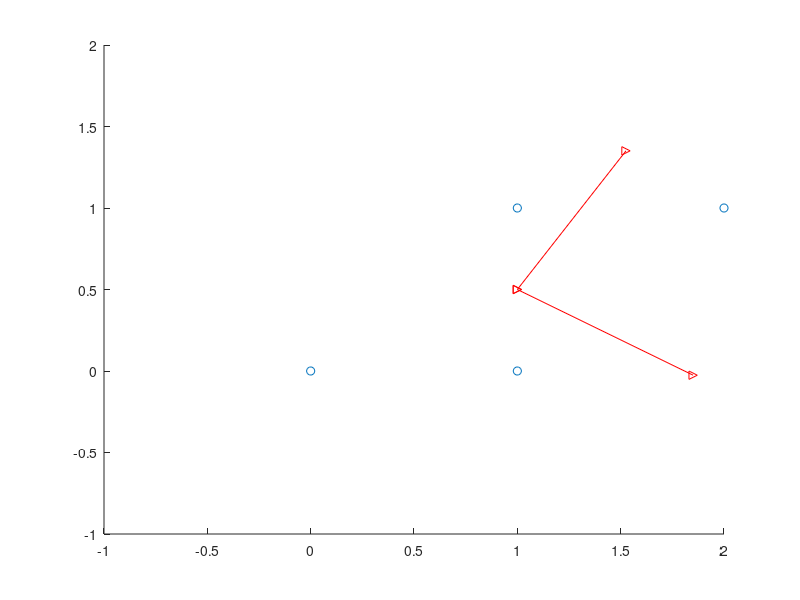

Write the MATLAB code that produced this figure.

% lozenge
m = [0, 0,
     1, 0,
     1, 1,
     2, 1]

cla, hold on
plot(m(:,1), m(:,2), 'o')
xlim([-1, 2])
ylim([-1, 2])

[p,score,latent,tsquared,explained,mu] = pca(m)
% m is data X(M, N)
% p are loadings V, score is T = X transformed into pca space, latent is S diagonal
% X = U S Vt
% T = X V = U S Vt V = U S
% https://en.wikipedia.org/wiki/Principal_component_analysis#Singular_value_decomposition

% draw loadings as vectors (from mu)
for i = 1:2,
    plot(mu(1) + [0, p(i, 1)], mu(2) + [0, p(i, 2)], 'r->')
end

% compare to centered svd: V = loadings p, latent lambda = s^2 / (M - 1)
[U,S,V] = svd(m - repmat(mean(m, 1), size(m, 1), 1))

% verify transposed call
[Vt,St,Ut] = svd((m - repmat(mean(m, 1), size(m, 1), 1))')

% https://netlib.org/lapack/explore-html/d1/d7f/group__gesvd_ga23ab797a9c7feb13b3f6feb0b52673b8.html#ga23ab797a9c7feb13b3f6feb0b52673b8

     % SGESVD computes the singular value decomposition (SVD) of a real
     % M-by-N matrix A, optionally computing the left and/or right singular
     % vectors. The SVD is written

     %      A = U * SIGMA * transpose(V)

     % where SIGMA is an M-by-N matrix which is zero except for its
     % min(m,n) diagonal elements, U is an M-by-M orthogonal matrix, and
     % V is an N-by-N orthogonal matrix.  The diagonal elements of SIGMA
     % are the singular values of A; they are real and non-negative, and
     % are returned in descending order.  The first min(m,n) columns of
     % U and V are the left and right singular vectors of A.

     % Note that the routine returns V**T, not V.

